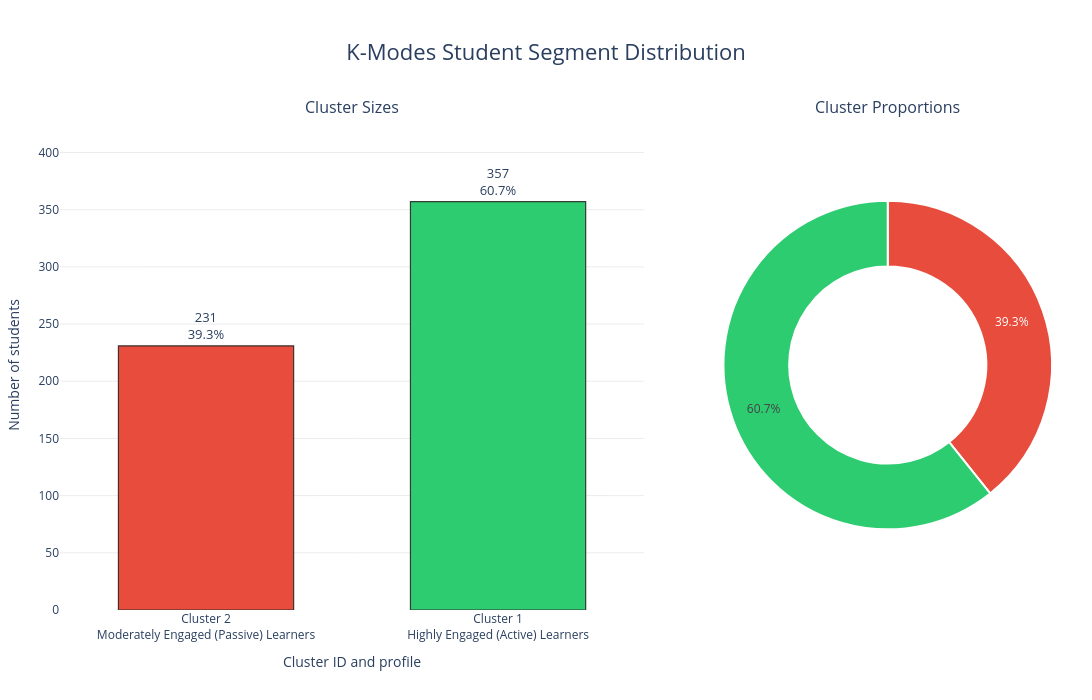

The code cell stored with this chart in its notebook:
### Code cell
# ── Cluster size visualisation with auto cluster labels

import numpy as np
import plotly.graph_objects as go
from plotly.subplots import make_subplots

# =====================================================
# 1. Make sure student_segment exists
# =====================================================

df['student_segment'] = km_labels


# =====================================================
# 2. Create K-Modes modal profile
# =====================================================

km_profile = (
    df.groupby('student_segment')[cluster_vars]
      .agg(lambda x: x.mode().iloc[0] if not x.mode().empty else np.nan)
)


# =====================================================
# 3. Auto-detect cluster meaning
# =====================================================

# Variables where high score means a negative condition
# Add more if you have other negative variables
negative_vars = [
    'tech_issues_freq'
]

km_profile_score = km_profile.copy()

# Reverse negative variables: 1 becomes 5, 2 becomes 4, etc.
for col in negative_vars:
    if col in km_profile_score.columns:
        km_profile_score[col] = 6 - km_profile_score[col]

# Calculate average engagement score for each cluster
cluster_engagement_score = km_profile_score.mean(axis=1)

# Rank clusters from highest engagement to lowest engagement
ranked_clusters = cluster_engagement_score.sort_values(ascending=False).index.tolist()

# Auto label clusters
cluster_name_map = {}

if len(ranked_clusters) == 2:
    high_cluster = ranked_clusters[0]
    moderate_cluster = ranked_clusters[1]

    cluster_name_map[high_cluster] = 'Highly Engaged (Active) Learners'
    cluster_name_map[moderate_cluster] = 'Moderately Engaged (Passive) Learners'

    # Show Moderate first, then Highly Engaged
    CLUSTER_ORDER = [moderate_cluster, high_cluster]

else:
    cluster_name_map[ranked_clusters[0]] = 'Highly Engaged (Active) Learners'
    cluster_name_map[ranked_clusters[-1]] = 'Low Engaged Learners'

    for c in ranked_clusters[1:-1]:
        cluster_name_map[c] = 'Moderately Engaged Learners'

    CLUSTER_ORDER = ranked_clusters[::-1]


# =====================================================
# 4. Auto color palette
# =====================================================

CLUSTER_PALETTE = {}

for cluster_id, cluster_name in cluster_name_map.items():
    if 'Highly' in cluster_name:
        CLUSTER_PALETTE[cluster_id] = '#2ecc71'   # green
    elif 'Moderately' in cluster_name:
        CLUSTER_PALETTE[cluster_id] = '#e74c3c'   # red
    else:
        CLUSTER_PALETTE[cluster_id] = '#95a5a6'   # gray


# =====================================================
# 5. Summary counts and percentages
# =====================================================

cluster_counts = (
    df['student_segment']
    .value_counts()
    .reindex(CLUSTER_ORDER)
    .fillna(0)
    .astype(int)
)

cluster_perc = (
    cluster_counts / cluster_counts.sum() * 100
).round(1)


# =====================================================
# 6. X-axis labels and colors
# =====================================================

x_labels = [
    f"Cluster {k}<br>{cluster_name_map[k]}"
    for k in CLUSTER_ORDER
]

colors = [
    CLUSTER_PALETTE[k]
    for k in CLUSTER_ORDER
]


# =====================================================
# 7. Create figure
# =====================================================

fig = make_subplots(
    rows=1,
    cols=2,
    specs=[[{'type': 'xy'}, {'type': 'domain'}]],
    column_widths=[0.64, 0.36],
    subplot_titles=('Cluster Sizes', 'Cluster Proportions'),
    horizontal_spacing=0.08
)


# =====================================================
# 8. Bar chart
# =====================================================

fig.add_trace(
    go.Bar(
        x=x_labels,
        y=cluster_counts.values,
        marker=dict(
            color=colors,
            line=dict(color='rgba(40,40,40,0.9)', width=1.2)
        ),
        text=[
            f"{n}<br>{p}%"
            for n, p in zip(cluster_counts.values, cluster_perc.values)
        ],
        textposition='outside',
        textfont=dict(size=13),
        customdata=cluster_perc.values,
        hovertemplate=(
            "<b>%{x}</b><br>"
            "Students: %{y}<br>"
            "Percentage: %{customdata:.1f}%"
            "<extra></extra>"
        ),
        showlegend=False
    ),
    row=1,
    col=1
)


# =====================================================
# 9. Donut chart
# =====================================================

fig.add_trace(
    go.Pie(
        labels=[
            f"Cluster {k}: {cluster_name_map[k]}"
            for k in CLUSTER_ORDER
        ],
        values=cluster_counts.values,
        hole=0.60,
        marker=dict(
            colors=colors,
            line=dict(color='white', width=2)
        ),
        textinfo='percent',
        textfont=dict(size=12),
        hovertemplate=(
            "<b>%{label}</b><br>"
            "Students: %{value}<br>"
            "Percentage: %{percent}"
            "<extra></extra>"
        ),
        showlegend=False,
        sort=False
    ),
    row=1,
    col=2
)


# =====================================================
# 10. Axis styling
# =====================================================

fig.update_yaxes(
    range=[0, cluster_counts.max() * 1.20],
    title_text='Number of students',
    showgrid=True,
    gridcolor='rgba(0,0,0,0.08)',
    zeroline=False,
    row=1,
    col=1
)

fig.update_xaxes(
    title_text='Cluster ID and profile',
    row=1,
    col=1
)


# =====================================================
# 11. Layout
# =====================================================

fig.update_layout(
    title=dict(
        text='K-Modes Student Segment Distribution',
        x=0.5,
        xanchor='center',
        font=dict(size=22)
    ),
    template='plotly_white',
    width=1250,
    height=700,
    margin=dict(t=120, l=60, r=40, b=90),
    showlegend=False
)

fig.update_traces(
    width=0.6,
    selector=dict(type='bar')
)

fig.show()


# =====================================================
# 12. Print checking result
# =====================================================

print("Auto cluster labels:")
for cluster_id in CLUSTER_ORDER:
    print(f"Cluster {cluster_id}: {cluster_name_map[cluster_id]}")

print("\nCluster engagement scores:")
print(cluster_engagement_score.sort_values(ascending=False))

### Figure 1 — Plotly figure (JSON) as saved in the notebook; plotly's stock layout.template omitted (floating-point values rounded to 4 significant figures)
{"data": [{"customdata": [39.3, 60.7], "hovertemplate": "<b>%{x}</b><br>Students: %{y}<br>Percentage: %{customdata:.1f}%<extra></extra>", "marker": {"color": ["#e74c3c", "#2ecc71"], "line": {"color": "rgba(40,40,40,0.9)", "width": 1.2}}, "showlegend": false, "text": ["231<br>39.3%", "357<br>60.7%"], "textfont": {"size": 13}, "textposition": "outside", "type": "bar", "width": 0.6, "x": ["Cluster 2<br>Moderately Engaged (Passive) Learners", "Cluster 1<br>Highly Engaged (Active) Learners"], "xaxis": "x", "y": [231, 357], "yaxis": "y"}, {"domain": {"x": [0.6688, 1], "y": [0, 1]}, "hole": 0.6, "hovertemplate": "<b>%{label}</b><br>Students: %{value}<br>Percentage: %{percent}<extra></extra>", "labels": ["Cluster 2: Moderately Engaged (Passive) Learners", "Cluster 1: Highly Engaged (Active) Learners"], "marker": {"colors": ["#e74c3c", "#2ecc71"], "line": {"color": "white", "width": 2}}, "showlegend": false, "sort": false, "textfont": {"size": 12}, "textinfo": "percent", "type": "pie", "values": [231, 357]}], "layout": {"annotations": [{"font": {"size": 16}, "showarrow": false, "text": "Cluster Sizes", "x": 0.2944, "xanchor": "center", "xref": "paper", "y": 1, "yanchor": "bottom", "yref": "paper"}, {"font": {"size": 16}, "showarrow": false, "text": "Cluster Proportions", "x": 0.8344, "xanchor": "center", "xref": "paper", "y": 1, "yanchor": "bottom", "yref": "paper"}], "height": 700, "margin": {"b": 90, "l": 60, "r": 40, "t": 120}, "showlegend": false, "title": {"font": {"size": 22}, "text": "K-Modes Student Segment Distribution", "x": 0.5, "xanchor": "center"}, "width": 1250, "xaxis": {"anchor": "y", "domain": [0, 0.5888], "title": {"text": "Cluster ID and profile"}}, "yaxis": {"anchor": "x", "domain": [0, 1], "gridcolor": "rgba(0,0,0,0.08)", "range": [0, 428.4], "showgrid": true, "title": {"text": "Number of students"}, "zeroline": false}}}
